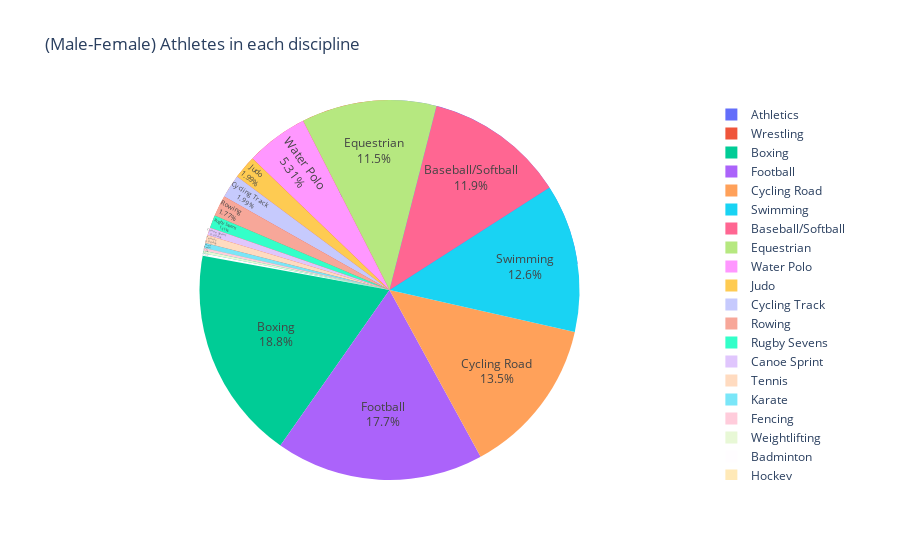

The cell this chart's notebook holds for it:
### Code cell
fig = px.pie(gender, values='Difference', names='Discipline',
             title='(Male-Female) Athletes in each discipline',
             hover_data=['Discipline'])
fig.update_traces(textposition='inside', textinfo='percent+label')
fig.show()

### Figure 1 — Plotly figure (JSON) as saved in the notebook; plotly's stock layout.template omitted (floating-point values rounded to 4 significant figures)
{"data": [{"customdata": [["Athletics"], ["Swimming"], ["Football"], ["Rowing"], ["Judo"], ["Hockey"], ["Shooting"], ["Sailing"], ["Handball"], ["Rugby Sevens"], ["Wrestling"], ["Boxing"], ["Volleyball"], ["Basketball"], ["Water Polo"], ["Canoe Sprint"], ["Baseball/Softball"], ["Fencing"], ["Cycling Road"], ["Equestrian"], ["Weightlifting"], ["Artistic Gymnastics"], ["Tennis"], ["Cycling Track"], ["Badminton"], ["Table Tennis"], ["Diving"], ["Taekwondo"], ["Archery"], ["Golf"], ["Triathlon"], ["Artistic Swimming"], ["Rhythmic Gymnastics"], ["Beach Volleyball"], ["Karate"], ["Canoe Slalom"], ["Skateboarding"], ["Cycling Mountain Bike"], ["Modern Pentathlon"], ["3x3 Basketball"], ["Marathon Swimming"], ["Cycling BMX Racing"], ["Sport Climbing"], ["Surfing"], ["Trampoline Gymnastics"], ["Cycling BMX Freestyle"]], "domain": {"x": [0, 1], "y": [0, 1]}, "hovertemplate": "Discipline=%{customdata[0]}<br>Difference=%{value}<extra></extra>", "labels": ["Athletics", "Swimming", "Football", "Rowing", "Judo", "Hockey", "Shooting", "Sailing", "Handball", "Rugby Sevens", "Wrestling", "Boxing", "Volleyball", "Basketball", "Water Polo", "Canoe Sprint", "Baseball/Softball", "Fencing", "Cycling Road", "Equestrian", "Weightlifting", "Artistic Gymnastics", "Tennis", "Cycling Track", "Badminton", "Table Tennis", "Diving", "Taekwondo", "Archery", "Golf", "Triathlon", "Artistic Swimming", "Rhythmic Gymnastics", "Beach Volleyball", "Karate", "Canoe Slalom", "Skateboarding", "Cycling Mountain Bike", "Modern Pentathlon", "3x3 Basketball", "Marathon Swimming", "Cycling BMX Racing", "Sport Climbing", "Surfing", "Trampoline Gymnastics", "Cycling BMX Freestyle"], "legendgroup": "", "name": "", "showlegend": true, "textinfo": "percent+label", "textposition": "inside", "type": "pie", "values": [103, 57, 80, 8, 9, 0, 0, 0, 0, 5, 97, 85, 0, 0, 24, 3, 54, 1, 61, 52, 1, 0, 3, 9, 1, 0, -1, 0, 0, 0, 0, -105, -96, 0, 2, 0, 0, 0, 0, 0, 0, 0, 0, 0, 0, -1]}], "layout": {"legend": {"tracegroupgap": 0}, "title": {"text": "(Male-Female) Athletes in each discipline"}}}
